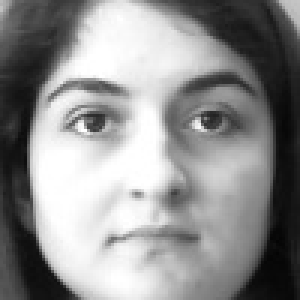
#> input picture FaceDetaction/Faces/user-2.0.jpg, 100 x 100 px, given in place of the camera (shown 3 times larger)
$ python Collection.py
#> lines starting #> are read from the running program, lines starting #| are printed output that depends on the picture
import os
import cv2 as cv
import numpy as np

def get_id():
  f = open('Data.txt', 'r')
  num = f.read()
  if(num):
    num = num.split('\n')
    num = num[-2]
    z = int(num.split(',')[0]) + 1
  else:
    z=0
  f.close()
  return z

def get_face(imgs, x, y, w, h, size):
  return cv.resize(imgs[y : y+h, x : x+w],(size,size))

def write_in_file(id, name):
  f = open('Data.txt','a')
  f.write(str(i)+','+name)
  f.write('\n')
  f.close()

face_detector = cv.CascadeClassifier('ObjectDetector/face.xml')
eye_detector = cv.CascadeClassifier('ObjectDetector/eye.xml')

name = str(raw_input('Enter name : '))
#> the answer given: Faces/user-2.0.jpg
#cap = cv.VideoCapture('http://192.168.43.80:8080/videofeed')
cap = cv.VideoCapture(0)

i = get_id()
#> (reads FaceDetaction/Data.txt from the repository)
j = 0

while(j<100):
  ret, img = cap.read()
#> img is the input picture: shape (100, 100, 3); min 4, max 255, mean 143.3
  img = cv.cvtColor(img, cv.COLOR_BGR2GRAY)
#> img: shape (100, 100)

  face = face_detector.detectMultiScale(img,1.3,5)
#> face = [[7, 6, 87, 87]]
  toggle = False
  for x, y, w, h in face:
    #cv.rectangle(img, (x,y), (x+w, y+h), (255,255,255), 3)
    face_img = get_face(img, x, y, w, h, 100)
    toggle = True
    cv.imwrite('Faces/user-' + str(i) + '.' + str(j) + '.jpg',face_img)
    j += 1
#> this loop made 1 pass
#> (x, y, w, h, toggle, j) on pass 1: (7, 6, 87, 87, True, 1)
#> pass 1, `face_img = get_face(img, x, y, w, h, 100)`:
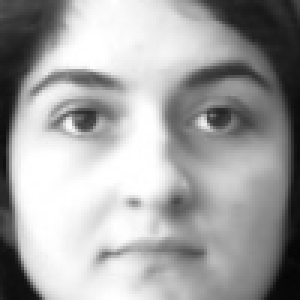
#> face_img: shape (100, 100) (shown 3 times larger); min 5, max 255, mean 163.3
#> after the loop, j = 1
  if(toggle):
    cv.imshow('Faces',face_img)
  cv.waitKey(1)

write_in_file(i,name)
